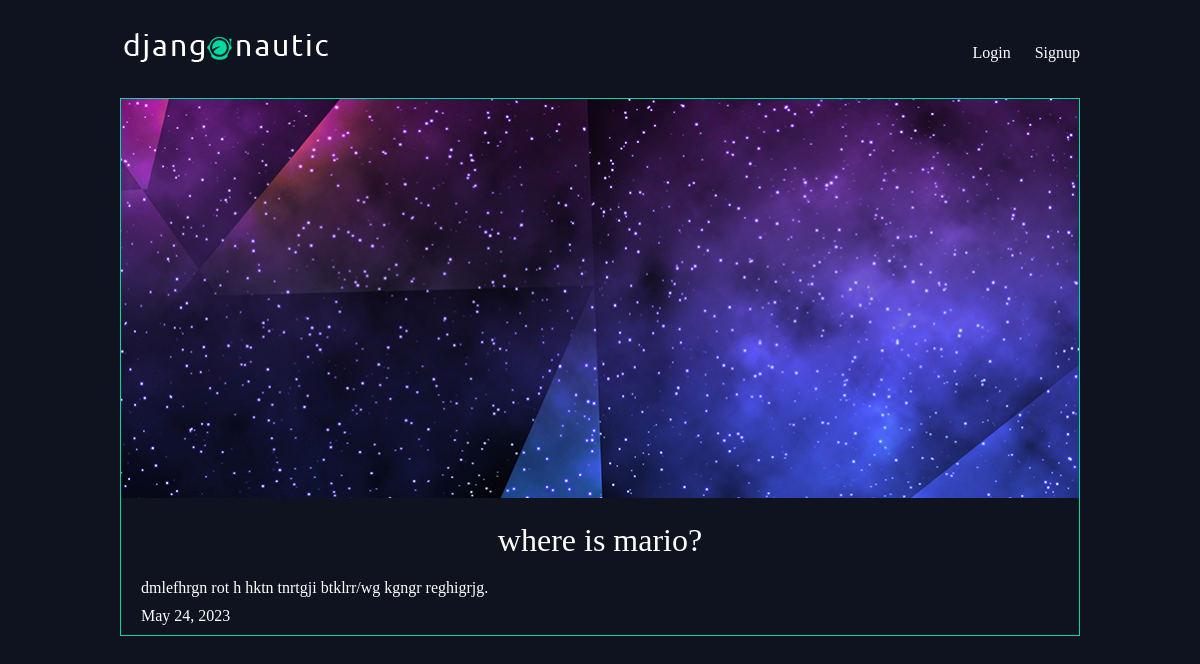
/articles/where-is-mario/, run on the app's committed database.
### articles/models.py (models this page shows, shortened)
class Article(models.Model):
    title = models.CharField(max_length=100)
    slug = models.SlugField()
    body = models.TextField()
    date = models.DateField(auto_now_add=True)
    thumb = models.ImageField(default='default.png', blank=True)
    author = models.ForeignKey(User, on_delete=models.CASCADE, default=None)

### articles/views.py (the view)
# urls.py: re_path('(?P<slug>[\w-]+)/', views.article_detail, name="detail"),
def article_detail(request, slug):
    article= Article.objects.get(slug=slug)
    return render(request,'articles/article_detail.html',{'article':article})

### articles/templates/articles/article_detail.html
{% extends 'base_layout.html' %}
{% block content %}
<div class="article-detail">
    <div class="article">
        <img src="{{article.thumb.url}}"/>
        <h2>{{article.title}}</h2>
        <p>{{article.body}}</p>
        <p>{{article.date}}</p>
    </div>
</div>
{% endblock %}

### assets/styles.css (style rules this page uses)
body { background-color: #0f121f; background-repeat: no-repeat; color: #fff; }
body * { font-family: Ubuntu; }
h1,h2,h3,h4,h5 { font-weight: normal; margin: 0; }
.article { padding: 10px; border: 1px solid #00dba0; position: relative; padding-bottom: 40px; }
.article h2 { font-size: 1.2em; }
.article-detail .article { padding: 0; }
.article-detail .article img { max-width: 100%; }
.article-detail .article h2 { text-align: center; margin: 20px auto; font-size: 2em }
.article-detail .article p { margin: 10px 20px }

### data on the page
Article: thumb (picture), title "where is mario?", body "dmlefhrgn rot h hktn tnrtgji btklrr/wg kgngr reghigrjg.", date "May 24, 2023"
